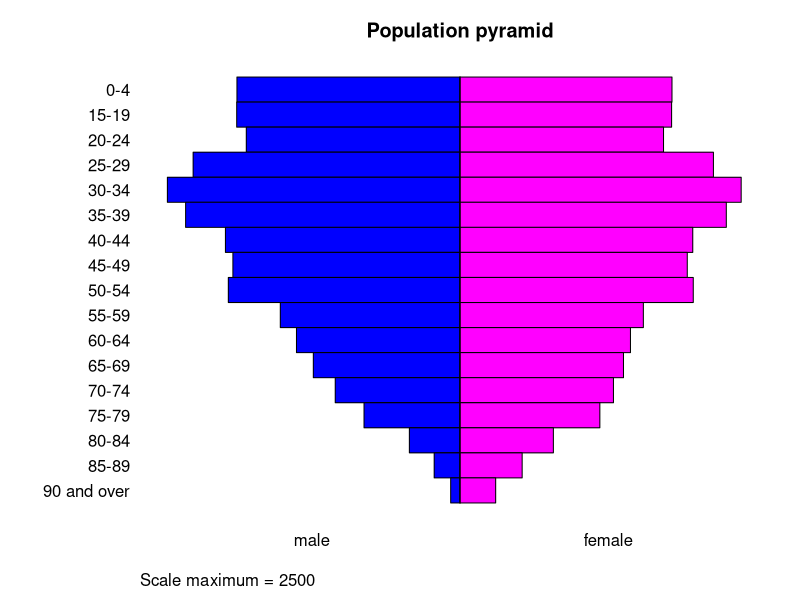

Here is the R script that generated this plot:
# Population pyramid: the StatsDirect help illustration (the resident population of
# the UK at mid-1998, in thousands, by sex and five-year age band; the test workbook's
# Graphics worksheet columns UK Mid-98 Age Bands, UK Mid-98 Males and UK Mid-98
# Females) in R
band <- c("0-4", "15-19", "20-24", "25-29", "30-34", "35-39", "40-44", "45-49", "50-54",
          "55-59", "60-64", "65-69", "70-74", "75-79", "80-84", "85-89", "90 and over")
males <- c(1882.1, 1884.2, 1803.2, 2251.8, 2469, 2315.2, 1979.2, 1916.3, 1954.8, 1516.2,
           1379.7, 1237.6, 1052.7, 809.8, 427.2, 217.9, 78.7)
females <- c(1788.6, 1785.4, 1717.2, 2138.3, 2372.5, 2247, 1963.9, 1917.7, 1968.2,
             1547.1, 1438.3, 1379.4, 1294.8, 1180, 787.9, 524.5, 301)

# StatsDirect draws a bar for each age band, in worksheet order from the top, with the
# males' count to the left of a centre line and the females' count to the right. Both
# halves run from 0 at the centre to the scale maximum at the edge, and there is no
# axis: the scale maximum is written under the chart. Its default is the largest count
# rounded up to a neat value (the top label of the axis StatsDirect would draw for 0 to
# that count), or the largest count itself when that is greater. The default is 2500
# here, which pretty() also gives. Give pyramids that are to be compared the same
# scale maximum.
scale_max <- max(pretty(c(0, males, females)))
cat("Scale maximum =", scale_max, "\n")

# Base R has no pyramid function: an empty plot with no axes, then rect() draws the
# bars of a horizontal bar chart back to back, blue for males and magenta for females
# as StatsDirect colours columns titled "Males" and "Females".
n <- length(band)
top <- n:1   # the row of each band, counted from the bottom, so the first is at the top
op <- par(mar = c(4, 7, 3, 1))
plot(NA, xlim = c(-scale_max, scale_max), ylim = c(0, n), axes = FALSE, xlab = "",
     ylab = "", main = "Population pyramid")
rect(-males, top - 1, 0, top, col = "blue")
rect(0, top - 1, females, top, col = "magenta")
segments(0, 0, 0, n)
mtext(band, side = 2, at = top - 0.5, las = 1, line = 0.5)
mtext(c("male", "female"), side = 1, at = c(-scale_max, scale_max) / 2, line = 0.5)
mtext(paste("Scale maximum =", scale_max), side = 1, line = 2.5, adj = 0)
par(op)

# A pyramid from a single column of totals (the workbook's UK Mid-98 Persons) is split
# evenly about the centre line: rect(-total / 2, top - 1, total / 2, top).

# The values plotted
cat("UK Mid-98 Age Bands   UK Mid-98 Males   UK Mid-98 Females\n")
for (i in seq_len(n)) {
  cat(sprintf("%-21s %15.1f %19.1f\n", band[i], males[i], females[i]))
}

# What the chart shows, in thousands
six <- function(x) formatC(x, digits = 6, format = "f", drop0trailing = TRUE)
cat("Males =", six(sum(males)), "  Females =", six(sum(females)), "\n")
cat("Largest band:", band[which.max(males + females)], "\n")
cat("Females outnumber males from the", band[females > males][1], "band upwards\n")
ratio <- formatC(females[n] / males[n], digits = 2, format = "f")
cat("At 90 and over there are", ratio, "women for each man\n")
